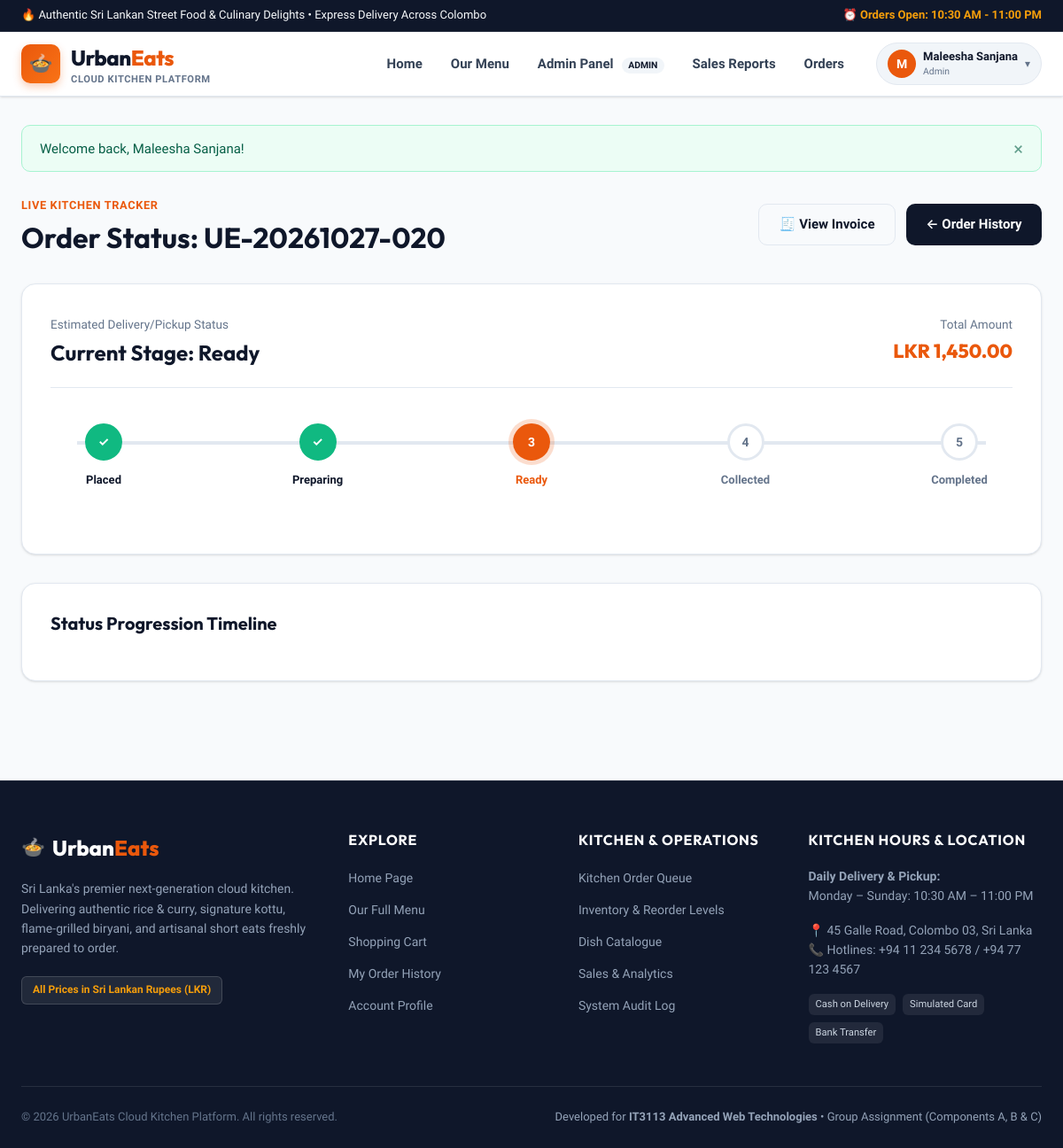
Before: /public/orders/tracking.php?order_number=UE-20261027-020 (signed in) with the older database file.
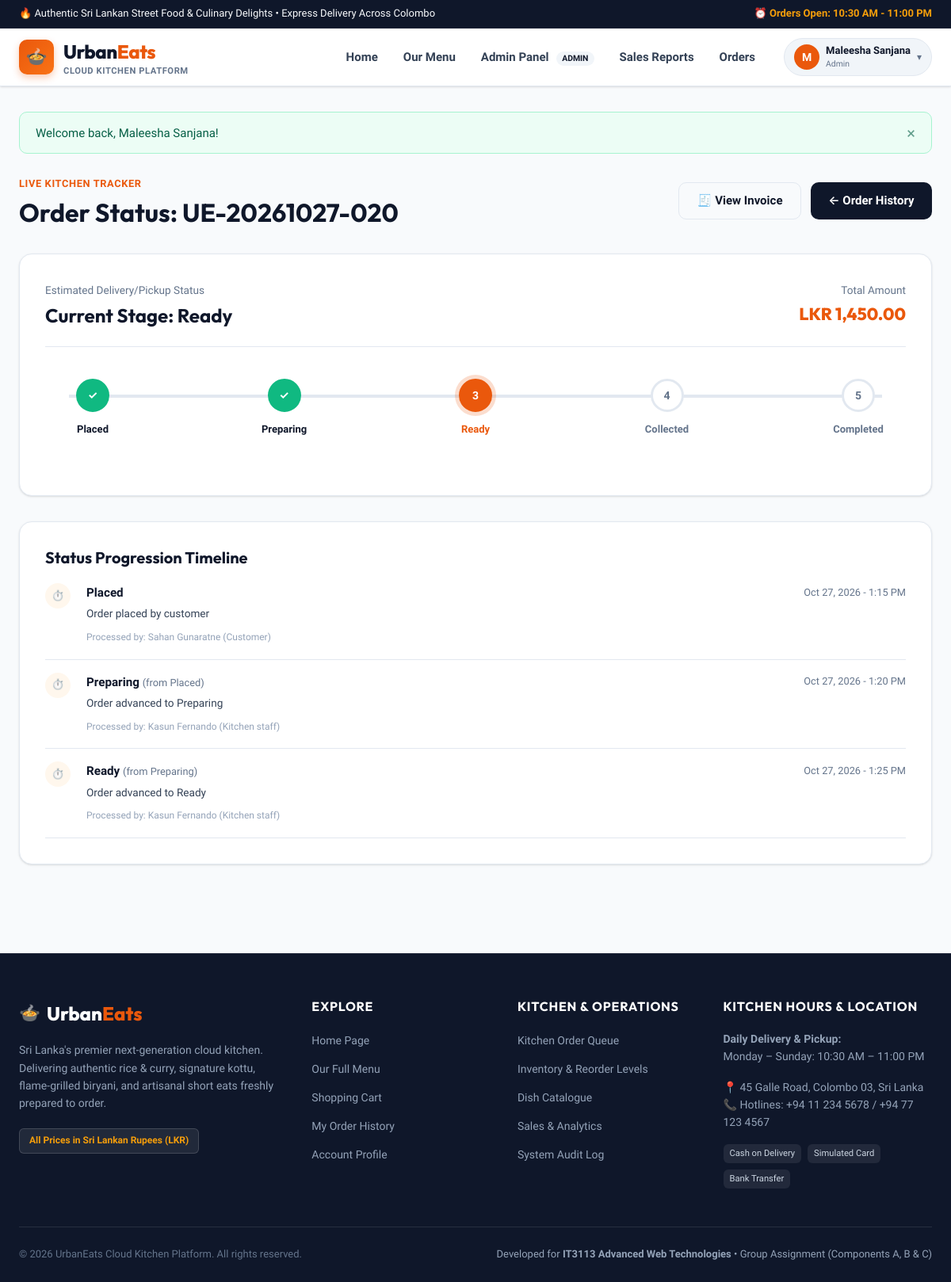
After: the same page with the newer database file.
### tables this page shows
CREATE TABLE `orders` (
  `id` INT UNSIGNED NOT NULL AUTO_INCREMENT,
  `order_number` VARCHAR(30) NOT NULL,
  `user_id` INT UNSIGNED NOT NULL,
  `order_type` ENUM('delivery', 'pickup') NOT NULL DEFAULT 'delivery',
  `delivery_address` TEXT NULL,
  `contact_phone` VARCHAR(20) NOT NULL,
  `notes` TEXT NULL,
  `subtotal` DECIMAL(10,2) NOT NULL,
  `discount_amount` DECIMAL(10,2) NOT NULL DEFAULT 0.00,
  `coupon_id` INT UNSIGNED NULL,
  `delivery_fee` DECIMAL(10,2) NOT NULL DEFAULT 0.00,
  `total_amount` DECIMAL(10,2) NOT NULL,
  `status` ENUM('Placed', 'Preparing', 'Ready', 'Out for Delivery', 'Collected', 'Completed', 'Cancelled') NOT NULL DEFAULT 'Placed',
  `created_at` TIMESTAMP NOT NULL DEFAULT CURRENT_TIMESTAMP,
  `updated_at` TIMESTAMP NOT NULL DEFAULT CURRENT_TIMESTAMP ON UPDATE CURRENT_TIMESTAMP,
  PRIMARY KEY (`id`),
  UNIQUE KEY `uk_orders_num` (`order_number`),
  KEY `idx_orders_user` (`user_id`),
  KEY `idx_orders_status` (`status`),
  KEY `idx_orders_created` (`created_at`),
  CONSTRAINT `fk_orders_user` FOREIGN KEY (`user_id`) REFERENCES `users` (`id`) ON UPDATE CASCADE,
  CONSTRAINT `fk_orders_coupon` FOREIGN KEY (`coupon_id`) REFERENCES `coupons` (`id`) ON DELETE SET NULL ON UPDATE CASCADE
);

CREATE TABLE `order_status_history` (
  `id` INT UNSIGNED NOT NULL AUTO_INCREMENT,
  `order_id` INT UNSIGNED NOT NULL,
  `changed_by_user_id` INT UNSIGNED NULL,
  `old_status` VARCHAR(50) NULL,
  `new_status` VARCHAR(50) NOT NULL,
  `comment` VARCHAR(255) NULL,
  `created_at` TIMESTAMP NOT NULL DEFAULT CURRENT_TIMESTAMP,
  PRIMARY KEY (`id`),
  KEY `idx_history_order` (`order_id`),
  KEY `idx_history_time` (`created_at`),
  CONSTRAINT `fk_history_order` FOREIGN KEY (`order_id`) REFERENCES `orders` (`id`) ON DELETE CASCADE ON UPDATE CASCADE,
  CONSTRAINT `fk_history_user` FOREIGN KEY (`changed_by_user_id`) REFERENCES `users` (`id`) ON DELETE SET NULL ON UPDATE CASCADE
);

CREATE TABLE `users` (
  `id` INT UNSIGNED NOT NULL AUTO_INCREMENT,
  `role_id` INT UNSIGNED NOT NULL,
  `full_name` VARCHAR(100) NOT NULL,
  `email` VARCHAR(150) NOT NULL,
  `phone` VARCHAR(20) NOT NULL,
  `password_hash` VARCHAR(255) NOT NULL,
  `address` TEXT NULL,
  `is_active` TINYINT(1) NOT NULL DEFAULT 1,
  `failed_login_attempts` INT UNSIGNED NOT NULL DEFAULT 0,
  `lockout_until` DATETIME NULL,
  `created_at` TIMESTAMP NOT NULL DEFAULT CURRENT_TIMESTAMP,
  `updated_at` TIMESTAMP NOT NULL DEFAULT CURRENT_TIMESTAMP ON UPDATE CURRENT_TIMESTAMP,
  PRIMARY KEY (`id`),
  UNIQUE KEY `uk_users_email` (`email`),
  KEY `idx_users_role` (`role_id`),
  KEY `idx_users_active` (`is_active`),
  CONSTRAINT `fk_users_role` FOREIGN KEY (`role_id`) REFERENCES `roles` (`id`) ON UPDATE CASCADE
);

CREATE TABLE `roles` (
  `id` INT UNSIGNED NOT NULL AUTO_INCREMENT,
  `name` VARCHAR(50) NOT NULL,
  `description` VARCHAR(255) NOT NULL,
  PRIMARY KEY (`id`),
  UNIQUE KEY `uk_roles_name` (`name`)
);

### includes/functions.php (called while the page is built, shortened)
<?php
function e(?string $value): string {
    return htmlspecialchars((string)($value ?? ''), ENT_QUOTES, 'UTF-8');
}
function format_price(float|int|string $amount): string {
    $num = is_numeric($amount) ? (float)$amount : 0.0;
    return 'LKR ' . number_format($num, 2, '.', ',');
}
function format_datetime(?string $datetime, string $format = 'M j, Y - g:i A'): string {
    $time = strtotime($datetime);
    return $time ? date($format, $time) : 'N/A';
}

### public/orders/tracking.php (the view, shortened to what the rows shown need)
<?php
require_once __DIR__ . '/../../includes/functions.php';
$pdo = get_db_connection();
$orderNumber = trim($_GET['order_number'] ?? '');
$stmt = $pdo->prepare("
    SELECT o.*, u.full_name AS customer_name, u.phone AS customer_phone,
           p.payment_method, p.payment_status, p.transaction_reference
    FROM orders o
    JOIN users u ON o.user_id = u.id
    LEFT JOIN payments p ON o.id = p.order_id
    WHERE o.order_number = :num
    LIMIT 1
");
$stmt->execute([':num' => $orderNumber]);
$order = $stmt->fetch();
require_once __DIR__ . '/../../includes/header.php';
$histStmt = $pdo->prepare("
    SELECT osh.*, u.full_name AS staff_name, r.name AS role_name
    FROM order_status_history osh
    LEFT JOIN users u ON osh.changed_by_user_id = u.id
    LEFT JOIN roles r ON u.role_id = r.id
    WHERE osh.order_id = :oid
    ORDER BY osh.created_at ASC
");
$histStmt->execute([':oid' => $order['id']]);
$statusHistory = $histStmt->fetchAll();
$isDelivery = ($order['order_type'] === 'delivery');
$flowSteps = $isDelivery
    ? ['Placed', 'Preparing', 'Ready', 'Out for Delivery', 'Completed']
    : ['Placed', 'Preparing', 'Ready', 'Collected', 'Completed'];
$currentStatus = $order['status'];
$currentIndex = array_search($currentStatus, $flowSteps);
if ($currentIndex === false && $currentStatus === 'Cancelled') {
    $isCancelled = true;
} else {
    $isCancelled = false;
}
?>
<?php require_once __DIR__ . '/../../includes/header.php'; ?>
<div class="site-container" style="margin-top: 1rem; margin-bottom: 3.5rem;">
    <div style="display: flex; justify-content: space-between; align-items: center; flex-wrap: wrap; gap: 1rem; margin-bottom: 2rem;">
        <div>
            <span style="font-size: 0.8rem; text-transform: uppercase; letter-spacing: 0.05em; color: var(--color-primary); font-weight: 700;">Live Kitchen Tracker</span>
            <h1 style="font-size: 2rem; margin-top: 0.25rem;">Order Status: <?= e($order['order_number']) ?></h1>
        </div>
    </div>
    <div class="order-tracking-card">
        <div class="tracking-header">
            <div>
                <div style="display: flex; align-items: center; gap: 0.75rem; margin-top: 0.25rem;">
                    <h2 style="font-size: 1.5rem; margin: 0; color: var(--color-secondary);">
                        <?= $isCancelled ? '❌ Order Cancelled' : 'Current Stage: ' . e($currentStatus) ?>
                    </h2>
                </div>
            </div>
            <div style="text-align: right;">
                <span style="font-size: 0.85rem; color: var(--text-muted);">Total Amount</span>
                <div style="font-family: var(--font-heading); font-size: 1.35rem; font-weight: 800; color: var(--color-primary);">
                    <?= format_price($order['total_amount']) ?>
                </div>
            </div>
        </div>
        <?php if ($isCancelled): ?>
            <div class="alert alert-danger" style="margin: 2rem 0; padding: 1.5rem;">
                <h3 style="font-size: 1.15rem; margin-bottom: 0.25rem;">This order was cancelled</h3>
                <p style="font-size: 0.875rem; margin: 0;">Any simulated payment has been credited or refunded, and stock has been returned to the kitchen.</p>
            </div>
        <?php else: ?>
            <div class="timeline-stepper">
                <?php foreach ($flowSteps as $idx => $stepName): ?>
                    <?php
                    $isCompleted = ($currentIndex !== false && $idx < $currentIndex);
                    $isActive = ($currentIndex !== false && $idx === $currentIndex);
                    $stepClass = $isCompleted ? 'completed' : ($isActive ? 'active' : '');
                    ?>
                    <div class="timeline-step <?= $stepClass ?>">
                        <div class="step-node">
                            <?php if ($isCompleted): ?>
                                ✓
                            <?php else: ?>
                                <?= $idx + 1 ?>
                            <?php endif; ?>
                        </div>
                        <span class="step-label"><?= e($stepName) ?></span>
                    </div>
                <?php endforeach; ?>
            </div>
        <?php endif; ?>
    </div>
    <div style="background: white; border: 1px solid var(--border-color); border-radius: var(--radius-lg); padding: 2rem; box-shadow: var(--shadow-sm);">
        <h2 style="font-size: 1.25rem; margin-bottom: 1.25rem; color: var(--color-secondary);">Status Progression Timeline</h2>
        <div style="display: flex; flex-direction: column; gap: 1rem;">
            <?php foreach ($statusHistory as $hist): ?>
                <div style="display: flex; gap: 1.25rem; align-items: flex-start; padding-bottom: 1rem; border-bottom: 1px solid var(--border-color);">
                    <div style="width: 32px; height: 32px; border-radius: 50%; background: var(--color-primary-light); color: var(--color-primary); display: flex; align-items: center; justify-content: center; font-weight: 700; font-size: 0.8rem; flex-shrink: 0;">
                        ⏱️
                    </div>
                    <div style="flex: 1;">
                        <div style="display: flex; justify-content: space-between; align-items: center; margin-bottom: 0.25rem;">
                            <strong style="font-size: 0.95rem; color: var(--color-secondary);">
                                <?= e($hist['new_status']) ?>
                                <?php if (!empty($hist['old_status'])): ?>
                                    <span style="font-size: 0.8rem; color: var(--text-muted); font-weight: 400;">(from <?= e($hist['old_status']) ?>)</span>
                                <?php endif; ?>
                            </strong>
                            <span style="font-size: 0.8rem; color: var(--text-muted);">
                                <?= format_datetime($hist['created_at']) ?>
                            </span>
                        </div>
                        <p style="font-size: 0.85rem; color: var(--color-secondary-surface); margin-bottom: 0.25rem;">
                            <?= e($hist['comment']) ?>
                        </p>
                        <?php if (!empty($hist['staff_name'])): ?>
                            <span style="font-size: 0.75rem; color: var(--text-subtle);">
                                Processed by: <?= e($hist['staff_name']) ?> (<?= ucfirst(str_replace('_', ' ', $hist['role_name'] ?? 'Staff')) ?>)
                            </span>
                        <?php endif; ?>
                    </div>
                </div>
            <?php endforeach; ?>
        </div>
    </div>
</div>
<?php require_once __DIR__ . '/../../includes/footer.php'; ?>

Changed rows visible on the page:
added order_status_history: new_status "Placed", created_at "Oct 27, 2026 - 1:15 PM", comment "Order placed by customer", changed_by_user.full_name "Sahan Gunaratne", roles.name "Customer"
added order_status_history: new_status "Preparing", old_status "Placed", created_at "Oct 27, 2026 - 1:20 PM", comment "Order advanced to Preparing", changed_by_user.full_name "Kasun Fernando", roles.name "Kitchen staff"
added order_status_history: new_status "Ready", old_status "Preparing", created_at "Oct 27, 2026 - 1:25 PM", comment "Order advanced to Ready", changed_by_user.full_name "Kasun Fernando", roles.name "Kitchen staff"
